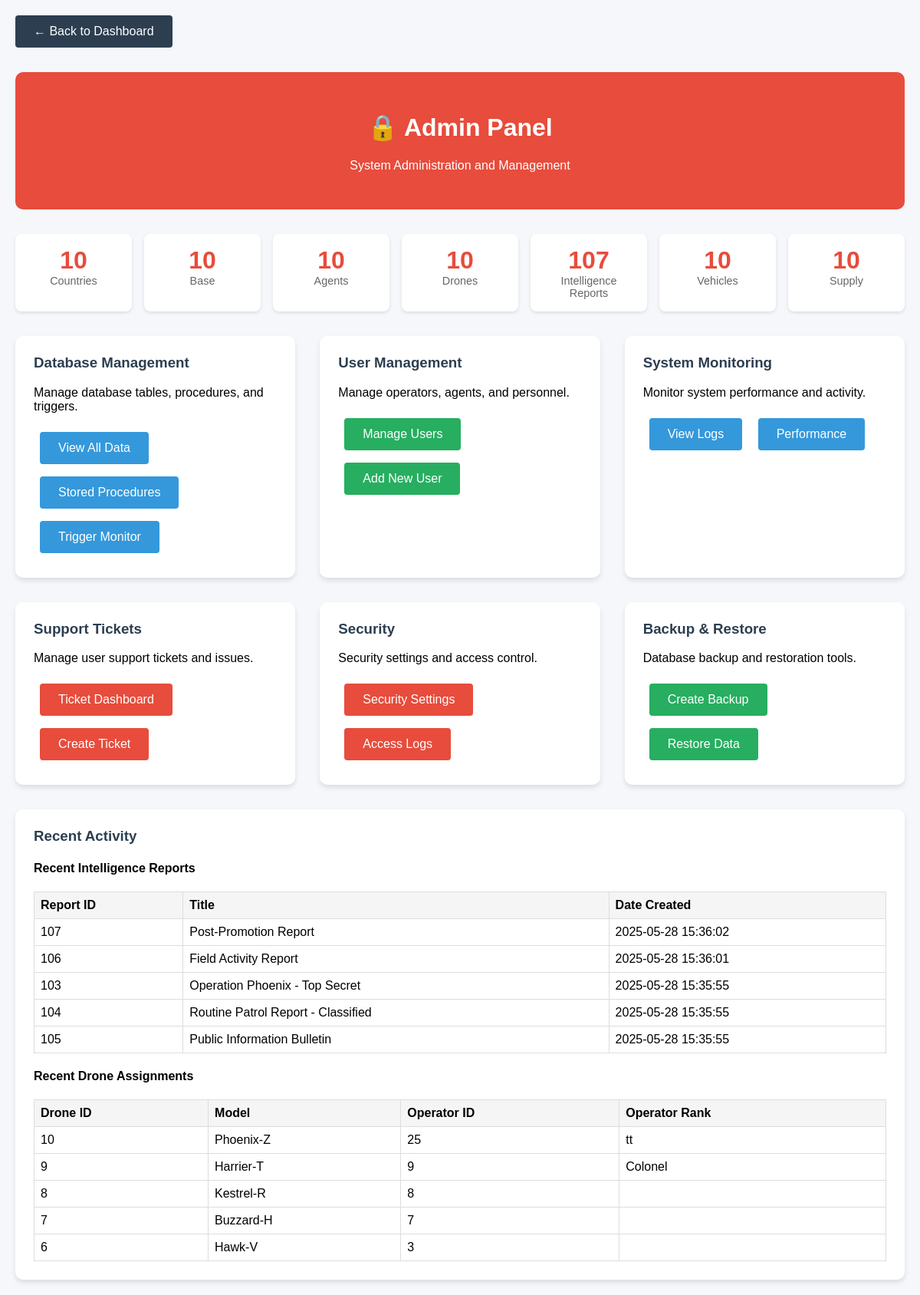
Page /build/admin_panel.php on the committed database.
### tables this page shows
CREATE TABLE `intelligence_reports` (
  `report_id` int NOT NULL,
  `title` varchar(200) NOT NULL,
  `content` text,
  `date_created` datetime NOT NULL,
  `classification_level` varchar(50) DEFAULT NULL,
  `agent_id` int DEFAULT NULL,
  PRIMARY KEY (`report_id`),
  KEY `agent_id` (`agent_id`),
  CONSTRAINT `intelligence_reports_ibfk_1` FOREIGN KEY (`agent_id`) REFERENCES `agents` (`agent_id`)
);

CREATE TABLE `drones` (
  `drone_id` int NOT NULL,
  `range` int DEFAULT NULL,
  `max_altitude` int DEFAULT NULL,
  `model` varchar(100) DEFAULT NULL,
  `op_id` int NOT NULL,
  PRIMARY KEY (`drone_id`),
  KEY `op_id` (`op_id`),
  CONSTRAINT `drones_ibfk_1` FOREIGN KEY (`op_id`) REFERENCES `operator` (`op_id`)
);

CREATE TABLE `operator` (
  `op_id` int NOT NULL,
  `rank` varchar(50) DEFAULT NULL,
  PRIMARY KEY (`op_id`)
);

### build/admin_panel.php (the view, shortened to what this page needs)
<?php
$host = "localhost";
$username = "root";
$password = "2003";
$dbname = "military_intelligence";
try {
    $conn = new mysqli($host, $username, $password, $dbname);
    $stats = [];
    $tables = ['Countries', 'Base', 'Agents', 'Drones', 'Intelligence_Reports', 'Vehicles', 'Supply'];
    foreach ($tables as $table) {
        $result = $conn->query("SELECT COUNT(*) as count FROM `$table`");
        if ($result) {
            $row = $result->fetch_assoc();
            $stats[$table] = $row['count'];
        }
    }
    $recent_reports = $conn->query("SELECT report_id, title, date_created FROM Intelligence_Reports ORDER BY date_created DESC LIMIT 5");
    $recent_assignments = $conn->query("SELECT d.drone_id, d.model, o.op_id, o.rank FROM Drones d JOIN Operator o ON d.op_id = o.op_id ORDER BY d.drone_id DESC LIMIT 5");
} catch (Exception $e) {
    $message = "Error: " . $e->getMessage();
}
?>
<!DOCTYPE html>
<html lang="en">
<head>
</head>
<body>
    <div class="container">
        <a href="index.php" class="back-link">← Back to Dashboard</a>
        <div class="header">
            <h1>🔒 Admin Panel</h1>
            <p>System Administration and Management</p>
        </div>
        <div class="stat-grid">
            <?php foreach ($stats as $table => $count): ?>
                <div class="stat-item">
                    <div class="stat-number"><?php echo $count; ?></div>
                    <div class="stat-label"><?php echo str_replace('_', ' ', $table); ?></div>
                </div>
            <?php endforeach; ?>
        </div>
        <div class="admin-grid">
            <div class="admin-card">
                <h3>Database Management</h3>
                <p>Manage database tables, procedures, and triggers.</p>
                <a href="view_database.php" class="btn btn-primary">View All Data</a>
                <a href="stored_procedures.php" class="btn btn-primary">Stored Procedures</a>
                <a href="trigger_monitor.php" class="btn btn-primary">Trigger Monitor</a>
            </div>
            <div class="admin-card">
                <h3>User Management</h3>
                <p>Manage operators, agents, and personnel.</p>
                <a href="user_management.php" class="btn btn-success">Manage Users</a>
                <a href="add_user.php" class="btn btn-success">Add New User</a>
            </div>
            <div class="admin-card">
                <h3>System Monitoring</h3>
                <p>Monitor system performance and activity.</p>
                <a href="system_logs.php" class="btn btn-primary">View Logs</a>
                <a href="performance_monitor.php" class="btn btn-primary">Performance</a>
            </div>
            <div class="admin-card">
                <h3>Support Tickets</h3>
                <p>Manage user support tickets and issues.</p>
                <a href="admin/index.php" class="btn btn-danger">Ticket Dashboard</a>
                <a href="create_ticket.php" class="btn btn-danger">Create Ticket</a>
            </div>
            <div class="admin-card">
                <h3>Security</h3>
                <p>Security settings and access control.</p>
                <a href="security_settings.php" class="btn btn-danger">Security Settings</a>
                <a href="access_logs.php" class="btn btn-danger">Access Logs</a>
            </div>
            <div class="admin-card">
                <h3>Backup & Restore</h3>
                <p>Database backup and restoration tools.</p>
                <a href="backup.php" class="btn btn-success">Create Backup</a>
                <a href="restore.php" class="btn btn-success">Restore Data</a>
            </div>
        </div>
        <div class="admin-card">
            <h3>Recent Activity</h3>
            <h4>Recent Intelligence Reports</h4>
            <?php if ($recent_reports && $recent_reports->num_rows > 0): ?>
                <table>
                    <tr>
                        <th>Report ID</th>
                        <th>Title</th>
                        <th>Date Created</th>
                    </tr>
                    <?php while ($report = $recent_reports->fetch_assoc()): ?>
                        <tr>
                            <td><?php echo htmlspecialchars($report['report_id']); ?></td>
                            <td><?php echo htmlspecialchars($report['title']); ?></td>
                            <td><?php echo htmlspecialchars($report['date_created']); ?></td>
                        </tr>
                    <?php endwhile; ?>
                </table>
            <?php else: ?>
                <p>No recent reports found.</p>
            <?php endif; ?>
            <h4>Recent Drone Assignments</h4>
            <?php if ($recent_assignments && $recent_assignments->num_rows > 0): ?>
                <table>
                    <tr>
                        <th>Drone ID</th>
                        <th>Model</th>
                        <th>Operator ID</th>
                        <th>Operator Rank</th>
                    </tr>
                    <?php while ($assignment = $recent_assignments->fetch_assoc()): ?>
                        <tr>
                            <td><?php echo htmlspecialchars($assignment['drone_id']); ?></td>
                            <td><?php echo htmlspecialchars($assignment['model']); ?></td>
                            <td><?php echo htmlspecialchars($assignment['op_id']); ?></td>
                            <td><?php echo htmlspecialchars($assignment['rank']); ?></td>
                        </tr>
                    <?php endwhile; ?>
                </table>
            <?php else: ?>
                <p>No recent assignments found.</p>
            <?php endif; ?>
        </div>
    </div>
</body>
</html>

### build/admin_panel.php (style rules this page uses)
body { font-family: Arial, sans-serif; margin: 0; padding: 20px; background-color: #f5f7fa; }
.container { max-width: 1200px; margin: 0 auto; }
.header { background-color: #e74c3c; color: white; padding: 2rem; text-align: center; border-radius: 10px; margin-bottom: 2rem; }
.admin-grid { display: grid; grid-template-columns: repeat(auto-fit, minmax(300px, 1fr)); gap: 2rem; margin-bottom: 2rem; }
.admin-card { background: white; border-radius: 10px; padding: 1.5rem; box-shadow: 0 4px 6px rgba(0, 0, 0, 0.1); }
.admin-card h3 { color: #2c3e50; margin-top: 0; }
.stat-grid { display: grid; grid-template-columns: repeat(auto-fit, minmax(120px, 1fr)); gap: 1rem; margin-bottom: 2rem; }
.stat-item { background: white; padding: 1rem; border-radius: 8px; text-align: center; box-shadow: 0 2px 4px rgba(0, 0, 0, 0.1); }
.stat-number { font-size: 2rem; font-weight: bold; color: #e74c3c; }
.stat-label { color: #666; font-size: 0.9rem; }
.btn { display: inline-block; padding: 0.75rem 1.5rem; margin: 0.5rem; border: none; border-radius: 4px; text-decoration: none; cursor: pointer; font-size: 1rem; transition: background-color 0.2s; }
.btn-primary { background-color: #3498db; color: white; }
.btn-danger { background-color: #e74c3c; color: white; }
.btn-success { background-color: #27ae60; color: white; }
table { width: 100%; border-collapse: collapse; margin-top: 1rem; }
th, td { border: 1px solid #ddd; padding: 8px; text-align: left; }
th { background-color: #f5f5f5; }
.back-link { display: inline-block; margin-bottom: 2rem; padding: 0.75rem 1.5rem; background-color: #2c3e50; color: white; text-decoration: none; border-radius: 4px; }

### rows in the picture
intelligence_reports: report_id "107", title "Post-Promotion Report", date_created "2025-05-28 15:36:02"
intelligence_reports: report_id "106", title "Field Activity Report", date_created "2025-05-28 15:36:01"
intelligence_reports: report_id "103", title "Operation Phoenix - Top Secret", date_created "2025-05-28 15:35:55"
intelligence_reports: report_id "104", title "Routine Patrol Report - Classified", date_created "2025-05-28 15:35:55"
intelligence_reports: report_id "105", title "Public Information Bulletin", date_created "2025-05-28 15:35:55"
drones: drone_id "10", model "Phoenix-Z", op.op_id "25", op.rank "tt"
drones: drone_id "9", model "Harrier-T", op.op_id "9", op.rank "Colonel"
drones: drone_id "8", model "Kestrel-R", op.op_id "8"
drones: drone_id "7", model "Buzzard-H", op.op_id "7"
drones: drone_id "6", model "Hawk-V", op.op_id "3"

### other values in the picture
$count "10"
str_replace('_', ' ', $table) "Countries"
str_replace('_', ' ', $table) "Base"
str_replace('_', ' ', $table) "Agents"
str_replace('_', ' ', $table) "Drones"
$count "107"
str_replace('_', ' ', $table) "Intelligence Reports"
str_replace('_', ' ', $table) "Vehicles"
str_replace('_', ' ', $table) "Supply"
